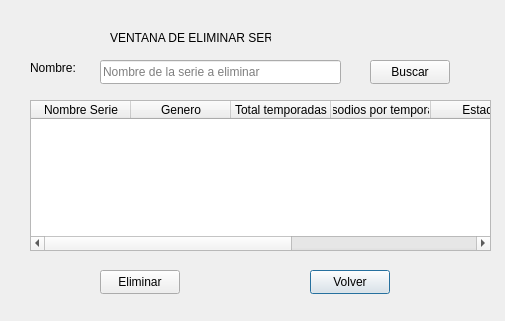
<?xml version="1.0" encoding="UTF-8"?>
<ui version="4.0">
 <class>VentanaEliminar</class>
 <widget class="QDialog" name="VentanaEliminar">
  <property name="geometry">
   <rect>
    <x>0</x>
    <y>0</y>
    <width>505</width>
    <height>321</height>
   </rect>
  </property>
  <property name="windowTitle">
   <string>Dialog</string>
  </property>
  <property name="styleSheet">
   <string notr="true"/>
  </property>
  <widget class="QLabel" name="label">
   <property name="geometry">
    <rect>
     <x>110</x>
     <y>30</y>
     <width>161</width>
     <height>16</height>
    </rect>
   </property>
   <property name="text">
    <string>VENTANA DE ELIMINAR SERIE</string>
   </property>
  </widget>
  <widget class="QLabel" name="label_2">
   <property name="geometry">
    <rect>
     <x>30</x>
     <y>60</y>
     <width>49</width>
     <height>16</height>
    </rect>
   </property>
   <property name="text">
    <string>Nombre:</string>
   </property>
  </widget>
  <widget class="QLineEdit" name="txtNombre">
   <property name="geometry">
    <rect>
     <x>100</x>
     <y>60</y>
     <width>241</width>
     <height>24</height>
    </rect>
   </property>
   <property name="placeholderText">
    <string>Nombre de la serie a eliminar</string>
   </property>
  </widget>
  <widget class="QTableWidget" name="tablaEliminar">
   <property name="geometry">
    <rect>
     <x>30</x>
     <y>100</y>
     <width>461</width>
     <height>151</height>
    </rect>
   </property>
   <column>
    <property name="text">
     <string>Nombre Serie</string>
    </property>
   </column>
   <column>
    <property name="text">
     <string>Genero</string>
    </property>
   </column>
   <column>
    <property name="text">
     <string>Total temporadas</string>
    </property>
   </column>
   <column>
    <property name="text">
     <string>Episodios por temporada</string>
    </property>
   </column>
   <column>
    <property name="text">
     <string>Estado</string>
    </property>
   </column>
   <column>
    <property name="text">
     <string>Temporada actual</string>
    </property>
   </column>
   <column>
    <property name="text">
     <string>Episodio actual</string>
    </property>
   </column>
  </widget>
  <widget class="QPushButton" name="btnVolver">
   <property name="geometry">
    <rect>
     <x>310</x>
     <y>270</y>
     <width>80</width>
     <height>24</height>
    </rect>
   </property>
   <property name="text">
    <string>Volver</string>
   </property>
  </widget>
  <widget class="QPushButton" name="btnEliminar">
   <property name="geometry">
    <rect>
     <x>100</x>
     <y>270</y>
     <width>80</width>
     <height>24</height>
    </rect>
   </property>
   <property name="text">
    <string>Eliminar</string>
   </property>
  </widget>
  <widget class="QPushButton" name="btnBuscar">
   <property name="geometry">
    <rect>
     <x>370</x>
     <y>60</y>
     <width>80</width>
     <height>24</height>
    </rect>
   </property>
   <property name="text">
    <string>Buscar</string>
   </property>
  </widget>
 </widget>
 <resources/>
 <connections/>
</ui>
